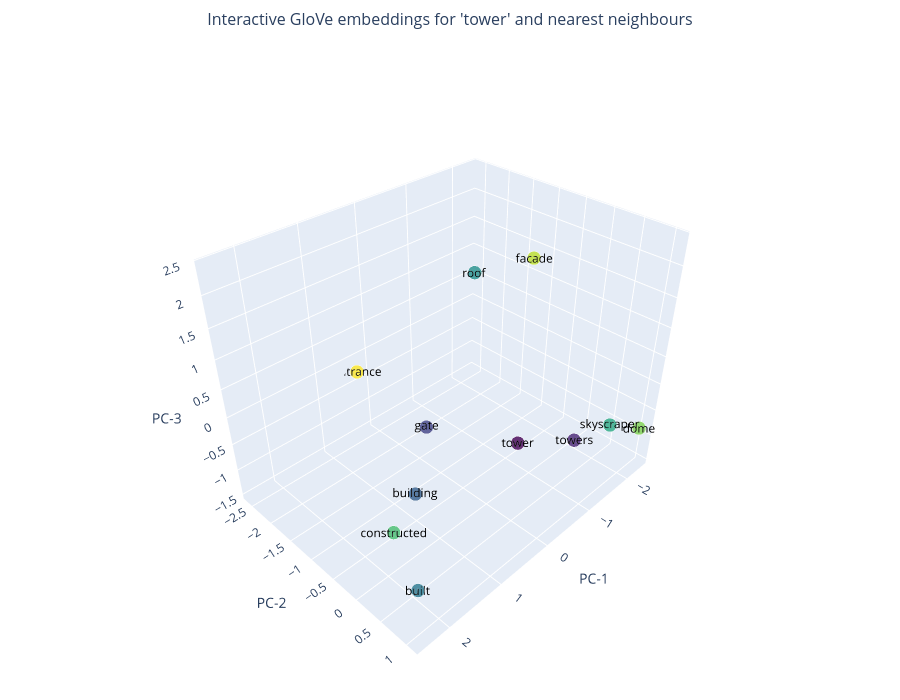
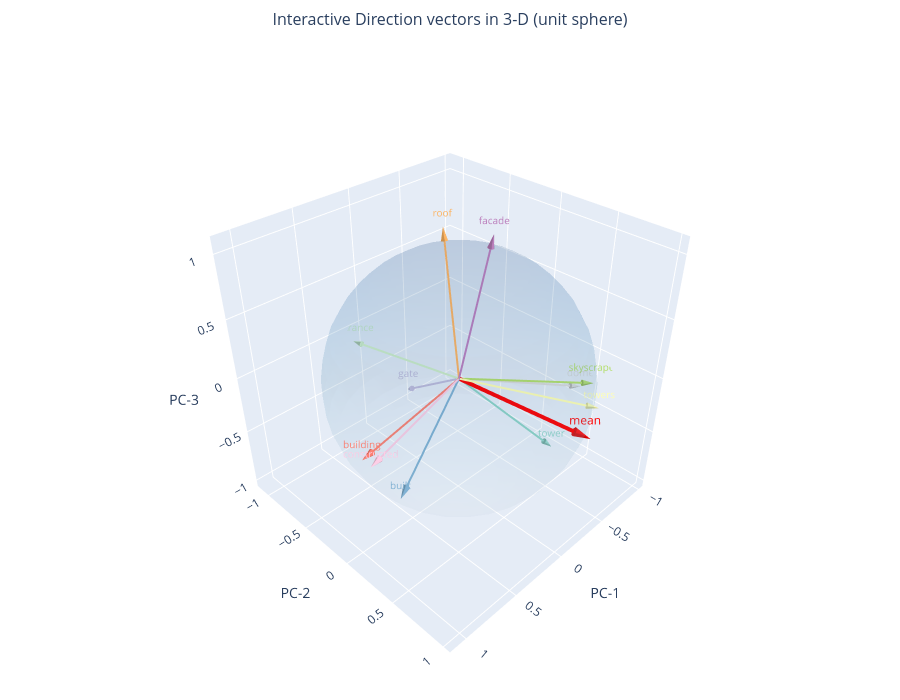

Notebook cell for these charts, in order:
### Code cell
from utils import load_glove, most_similar, reduce_to_3d, plot_3d_interactive, plot_directions_interactive

# Load model and create interactive visualizations
model = load_glove(dim=50)
words, vecs = most_similar(model, "tower", topn=10)
coords = reduce_to_3d(vecs)

print("🎯 Creating interactive visualizations...")
print("1. Basic 3D scatter plot")
plot_3d_interactive(words, coords)

print("2. Direction vectors visualization")
plot_directions_interactive(words, coords)

### Figure 1 — Plotly figure (JSON) as saved in the notebook; plotly's stock layout.template omitted (floating-point values rounded to 4 significant figures)
{"data": [{"hovertemplate": "<b>%{text}</b><br>PC-1: %{x:.3f}<br>PC-2: %{y:.3f}<br>PC-3: %{z:.3f}<br><extra></extra>", "marker": {"color": [0, 1, 2, 3, 4, 5, 6, 7, 8, 9, 10], "colorscale": [[0, "#440154"], [0.1111, "#482878"], [0.2222, "#3e4989"], [0.3333, "#31688e"], [0.4444, "#26828e"], [0.5556, "#1f9e89"], [0.6667, "#35b779"], [0.7778, "#6ece58"], [0.8889, "#b5de2b"], [1, "#fde725"]], "line": {"color": "white", "width": 2}, "opacity": 0.8, "size": 8}, "mode": "markers+text", "name": "Word Embeddings", "text": ["tower", "towers", "gate", "building", "built", "roof", "skyscraper", "constructed", "dome", "facade", "entrance"], "textfont": {"color": "black", "size": 12}, "textposition": "middle center", "type": "scatter3d", "x": [-0.3686, -0.8862, -0.5384, 1.729, 2.422, -0.3511, -1.597, 2.325, -2.377, -0.6509, 0.2932], "y": [0.2401, 0.8586, -1.901, 0.3151, 1.084, -0.6721, 0.9863, 0.5692, 1.054, 0.08434, -2.619], "z": [-0.4489, -0.3338, -1.473, 0.00653, -0.594, 2.012, -0.385, -0.05577, -0.8539, 2.392, -0.2667]}], "layout": {"height": 700, "margin": {"b": 0, "l": 0, "r": 0, "t": 50}, "scene": {"camera": {"eye": {"x": 1.5, "y": 1.5, "z": 1.5}}, "xaxis": {"title": {"text": "PC-1"}}, "yaxis": {"title": {"text": "PC-2"}}, "zaxis": {"title": {"text": "PC-3"}}}, "title": {"font": {"size": 16}, "text": "Interactive GloVe embeddings for 'tower' and nearest neighbours", "x": 0.5, "xanchor": "center"}, "width": 900}}

### Figure 2 — Plotly figure (JSON) as saved in the notebook; plotly's stock layout.template omitted (floating-point values rounded to 4 significant figures; data arrays with more than 128 entries replaced by an {"elided": "..."} marker saying what was removed)
{"data": [{"colorscale": [[0, "rgb(247,251,255)"], [0.125, "rgb(222,235,247)"], [0.25, "rgb(198,219,239)"], [0.375, "rgb(158,202,225)"], [0.5, "rgb(107,174,214)"], [0.625, "rgb(66,146,198)"], [0.75, "rgb(33,113,181)"], [0.875, "rgb(8,81,156)"], [1, "rgb(8,48,107)"]], "hoverinfo": "skip", "name": "Unit Sphere", "opacity": 0.1, "showscale": false, "type": "surface", "x": {"elided": "30x20 float values"}, "y": {"elided": "30x20 float values"}, "z": {"elided": "30x20 float values"}}, {"hoverinfo": "skip", "line": {"color": "rgb(141,211,199)", "width": 4}, "mode": "lines", "showlegend": false, "type": "scatter3d", "x": [0, -0.5865], "y": [0, 0.382], "z": [0, -0.7142]}, {"anchor": "tail", "colorscale": [[0, "rgb(141,211,199)"], [1, "rgb(141,211,199)"]], "hovertemplate": "<b>tower</b><br>Direction: (%{x:.3f}, %{y:.3f}, %{z:.3f})<br><extra></extra>", "name": "tower", "showscale": false, "sizemode": "absolute", "sizeref": 0.1, "type": "cone", "u": [-0.05865], "v": [0.0382], "w": [-0.07142], "x": [-0.5865], "y": [0.382], "z": [-0.7142]}, {"hoverinfo": "skip", "mode": "text", "showlegend": false, "text": ["tower"], "textfont": {"color": "rgb(141,211,199)", "size": 10}, "type": "scatter3d", "x": [-0.6451], "y": [0.4202], "z": [-0.7857]}, {"hoverinfo": "skip", "line": {"color": "rgb(255,255,179)", "width": 4}, "mode": "lines", "showlegend": false, "type": "scatter3d", "x": [0, -0.6933], "y": [0, 0.6717], "z": [0, -0.2611]}, {"anchor": "tail", "colorscale": [[0, "rgb(255,255,179)"], [1, "rgb(255,255,179)"]], "hovertemplate": "<b>towers</b><br>Direction: (%{x:.3f}, %{y:.3f}, %{z:.3f})<br><extra></extra>", "name": "towers", "showscale": false, "sizemode": "absolute", "sizeref": 0.1, "type": "cone", "u": [-0.06933], "v": [0.06717], "w": [-0.02611], "x": [-0.6933], "y": [0.6717], "z": [-0.2611]}, {"hoverinfo": "skip", "mode": "text", "showlegend": false, "text": ["towers"], "textfont": {"color": "rgb(255,255,179)", "size": 10}, "type": "scatter3d", "x": [-0.7626], "y": [0.7389], "z": [-0.2872]}, {"hoverinfo": "skip", "line": {"color": "rgb(190,186,218)", "width": 4}, "mode": "lines", "showlegend": false, "type": "scatter3d", "x": [0, -0.2185], "y": [0, -0.7713], "z": [0, -0.5978]}, {"anchor": "tail", "colorscale": [[0, "rgb(190,186,218)"], [1, "rgb(190,186,218)"]], "hovertemplate": "<b>gate</b><br>Direction: (%{x:.3f}, %{y:.3f}, %{z:.3f})<br><extra></extra>", "name": "gate", "showscale": false, "sizemode": "absolute", "sizeref": 0.1, "type": "cone", "u": [-0.02185], "v": [-0.07713], "w": [-0.05978], "x": [-0.2185], "y": [-0.7713], "z": [-0.5978]}, {"hoverinfo": "skip", "mode": "text", "showlegend": false, "text": ["gate"], "textfont": {"color": "rgb(190,186,218)", "size": 10}, "type": "scatter3d", "x": [-0.2403], "y": [-0.8484], "z": [-0.6576]}, {"hoverinfo": "skip", "line": {"color": "rgb(251,128,114)", "width": 4}, "mode": "lines", "showlegend": false, "type": "scatter3d", "x": [0, 0.9838], "y": [0, 0.1793], "z": [0, 0.003716]}, {"anchor": "tail", "colorscale": [[0, "rgb(251,128,114)"], [1, "rgb(251,128,114)"]], "hovertemplate": "<b>building</b><br>Direction: (%{x:.3f}, %{y:.3f}, %{z:.3f})<br><extra></extra>", "name": "building", "showscale": false, "sizemode": "absolute", "sizeref": 0.1, "type": "cone", "u": [0.09838], "v": [0.01793], "w": [0.0003716], "x": [0.9838], "y": [0.1793], "z": [0.003716]}, {"hoverinfo": "skip", "mode": "text", "showlegend": false, "text": ["building"], "textfont": {"color": "rgb(251,128,114)", "size": 10}, "type": "scatter3d", "x": [1.082], "y": [0.1973], "z": [0.004088]}, {"hoverinfo": "skip", "line": {"color": "rgb(128,177,211)", "width": 4}, "mode": "lines", "showlegend": false, "type": "scatter3d", "x": [0, 0.8908], "y": [0, 0.3985], "z": [0, -0.2184]}, {"anchor": "tail", "colorscale": [[0, "rgb(128,177,211)"], [1, "rgb(128,177,211)"]], "hovertemplate": "<b>built</b><br>Direction: (%{x:.3f}, %{y:.3f}, %{z:.3f})<br><extra></extra>", "name": "built", "showscale": false, "sizemode": "absolute", "sizeref": 0.1, "type": "cone", "u": [0.08908], "v": [0.03985], "w": [-0.02184], "x": [0.8908], "y": [0.3985], "z": [-0.2184]}, {"hoverinfo": "skip", "mode": "text", "showlegend": false, "text": ["built"], "textfont": {"color": "rgb(128,177,211)", "size": 10}, "type": "scatter3d", "x": [0.9798], "y": [0.4384], "z": [-0.2403]}, {"hoverinfo": "skip", "line": {"color": "rgb(253,180,98)", "width": 4}, "mode": "lines", "showlegend": false, "type": "scatter3d", "x": [0, -0.1633], "y": [0, -0.3125], "z": [0, 0.9358]}, {"anchor": "tail", "colorscale": [[0, "rgb(253,180,98)"], [1, "rgb(253,180,98)"]], "hovertemplate": "<b>roof</b><br>Direction: (%{x:.3f}, %{y:.3f}, %{z:.3f})<br><extra></extra>", "name": "roof", "showscale": false, "sizemode": "absolute", "sizeref": 0.1, "type": "cone", "u": [-0.01633], "v": [-0.03125], "w": [0.09358], "x": [-0.1633], "y": [-0.3125], "z": [0.9358]}, {"hoverinfo": "skip", "mode": "text", "showlegend": false, "text": ["roof"], "textfont": {"color": "rgb(253,180,98)", "size": 10}, "type": "scatter3d", "x": [-0.1796], "y": [-0.3438], "z": [1.029]}, {"hoverinfo": "skip", "line": {"color": "rgb(179,222,105)", "width": 4}, "mode": "lines", "showlegend": false, "type": "scatter3d", "x": [0, -0.8334], "y": [0, 0.5148], "z": [0, -0.2009]}, {"anchor": "tail", "colorscale": [[0, "rgb(179,222,105)"], [1, "rgb(179,222,105)"]], "hovertemplate": "<b>skyscraper</b><br>Direction: (%{x:.3f}, %{y:.3f}, %{z:.3f})<br><extra></extra>", "name": "skyscraper", "showscale": false, "sizemode": "absolute", "sizeref": 0.1, "type": "cone", "u": [-0.08334], "v": [0.05148], "w": [-0.02009], "x": [-0.8334], "y": [0.5148], "z": [-0.2009]}, {"hoverinfo": "skip", "mode": "text", "showlegend": false, "text": ["skyscraper"], "textfont": {"color": "rgb(179,222,105)", "size": 10}, "type": "scatter3d", "x": [-0.9168], "y": [0.5662], "z": [-0.221]}, {"hoverinfo": "skip", "line": {"color": "rgb(252,205,229)", "width": 4}, "mode": "lines", "showlegend": false, "type": "scatter3d", "x": [0, 0.9711], "y": [0, 0.2377], "z": [0, -0.02329]}, {"anchor": "tail", "colorscale": [[0, "rgb(252,205,229)"], [1, "rgb(252,205,229)"]], "hovertemplate": "<b>constructed</b><br>Direction: (%{x:.3f}, %{y:.3f}, %{z:.3f})<br><extra></extra>", "name": "constructed", "showscale": false, "sizemode": "absolute", "sizeref": 0.1, "type": "cone", "u": [0.09711], "v": [0.02377], "w": [-0.002329], "x": [0.9711], "y": [0.2377], "z": [-0.02329]}, {"hoverinfo": "skip", "mode": "text", "showlegend": false, "text": ["constructed"], "textfont": {"color": "rgb(252,205,229)", "size": 10}, "type": "scatter3d", "x": [1.068], "y": [0.2614], "z": [-0.02562]}, {"hoverinfo": "skip", "line": {"color": "rgb(217,217,217)", "width": 4}, "mode": "lines", "showlegend": false, "type": "scatter3d", "x": [0, -0.8686], "y": [0, 0.385], "z": [0, -0.312]}, {"anchor": "tail", "colorscale": [[0, "rgb(217,217,217)"], [1, "rgb(217,217,217)"]], "hovertemplate": "<b>dome</b><br>Direction: (%{x:.3f}, %{y:.3f}, %{z:.3f})<br><extra></extra>", "name": "dome", "showscale": false, "sizemode": "absolute", "sizeref": 0.1, "type": "cone", "u": [-0.08686], "v": [0.0385], "w": [-0.0312], "x": [-0.8686], "y": [0.385], "z": [-0.312]}, {"hoverinfo": "skip", "mode": "text", "showlegend": false, "text": ["dome"], "textfont": {"color": "rgb(217,217,217)", "size": 10}, "type": "scatter3d", "x": [-0.9555], "y": [0.4235], "z": [-0.3432]}, {"hoverinfo": "skip", "line": {"color": "rgb(188,128,189)", "width": 4}, "mode": "lines", "showlegend": false, "type": "scatter3d", "x": [0, -0.2624], "y": [0, 0.034], "z": [0, 0.9644]}, {"anchor": "tail", "colorscale": [[0, "rgb(188,128,189)"], [1, "rgb(188,128,189)"]], "hovertemplate": "<b>facade</b><br>Direction: (%{x:.3f}, %{y:.3f}, %{z:.3f})<br><extra></extra>", "name": "facade", "showscale": false, "sizemode": "absolute", "sizeref": 0.1, "type": "cone", "u": [-0.02624], "v": [0.0034], "w": [0.09644], "x": [-0.2624], "y": [0.034], "z": [0.9644]}, {"hoverinfo": "skip", "mode": "text", "showlegend": false, "text": ["facade"], "textfont": {"color": "rgb(188,128,189)", "size": 10}, "type": "scatter3d", "x": [-0.2886], "y": [0.0374], "z": [1.061]}, {"hoverinfo": "skip", "line": {"color": "rgb(204,235,197)", "width": 4}, "mode": "lines", "showlegend": false, "type": "scatter3d", "x": [0, 0.1107], "y": [0, -0.9887], "z": [0, -0.1007]}, {"anchor": "tail", "colorscale": [[0, "rgb(204,235,197)"], [1, "rgb(204,235,197)"]], "hovertemplate": "<b>entrance</b><br>Direction: (%{x:.3f}, %{y:.3f}, %{z:.3f})<br><extra></extra>", "name": "entrance", "showscale": false, "sizemode": "absolute", "sizeref": 0.1, "type": "cone", "u": [0.01107], "v": [-0.09887], "w": [-0.01007], "x": [0.1107], "y": [-0.9887], "z": [-0.1007]}, {"hoverinfo": "skip", "mode": "text", "showlegend": false, "text": ["entrance"], "textfont": {"color": "rgb(204,235,197)", "size": 10}, "type": "scatter3d", "x": [0.1218], "y": [-1.088], "z": [-0.1108]}, {"hoverinfo": "skip", "line": {"color": "red", "width": 8}, "mode": "lines", "showlegend": false, "type": "scatter3d", "x": [0, -0.5972], "y": [0, 0.6515], "z": [0, -0.4679]}, {"anchor": "tail", "colorscale": [[0, "red"], [1, "red"]], "hovertemplate": "<b>Mean Direction</b><br>Direction: (%{x:.3f}, %{y:.3f}, %{z:.3f})<br><extra></extra>", "name": "Mean Direction", "showscale": false, "sizemode": "absolute", "sizeref": 0.15, "type": "cone", "u": [-0.08958], "v": [0.09772], "w": [-0.07019], "x": [-0.5972], "y": [0.6515], "z": [-0.4679]}, {"hoverinfo": "skip", "mode": "text", "showlegend": false, "text": ["mean"], "textfont": {"color": "red", "size": 12}, "type": "scatter3d", "x": [-0.6569], "y": [0.7166], "z": [-0.5147]}], "layout": {"height": 700, "margin": {"b": 0, "l": 0, "r": 0, "t": 50}, "scene": {"aspectmode": "cube", "camera": {"eye": {"x": 1.5, "y": 1.5, "z": 1.5}}, "xaxis": {"title": {"text": "PC-1"}}, "yaxis": {"title": {"text": "PC-2"}}, "zaxis": {"title": {"text": "PC-3"}}}, "title": {"font": {"size": 16}, "text": "Interactive Direction vectors in 3-D (unit sphere)", "x": 0.5, "xanchor": "center"}, "width": 900}}
